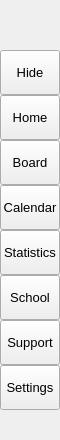
        <widget class="QFrame" name="left_menu">
         <property name="sizePolicy">
          <sizepolicy hsizetype="Preferred" vsizetype="Preferred">
           <horstretch>0</horstretch>
           <verstretch>0</verstretch>
          </sizepolicy>
         </property>
         <property name="minimumSize">
          <size>
           <width>60</width>
           <height>0</height>
          </size>
         </property>
         <property name="maximumSize">
          <size>
           <width>60</width>
           <height>16777215</height>
          </size>
         </property>
         <property name="styleSheet">
          <string notr="true"/>
         </property>
         <property name="frameShape">
          <enum>QFrame::NoFrame</enum>
         </property>
         <property name="frameShadow">
          <enum>QFrame::Raised</enum>
         </property>
         <layout class="QVBoxLayout" name="verticalLayout_2" stretch="0,0">
          <property name="spacing">
           <number>0</number>
          </property>
          <property name="leftMargin">
           <number>0</number>
          </property>
          <property name="topMargin">
           <number>0</number>
          </property>
          <property name="rightMargin">
           <number>0</number>
          </property>
          <property name="bottomMargin">
           <number>0</number>
          </property>
          <item>
           <widget class="QFrame" name="logo_frame">
            <property name="minimumSize">
             <size>
              <width>0</width>
              <height>50</height>
             </size>
            </property>
            <property name="maximumSize">
             <size>
              <width>16777215</width>
              <height>50</height>
             </size>
            </property>
            <property name="styleSheet">
             <string notr="true"/>
            </property>
            <property name="frameShape">
             <enum>QFrame::NoFrame</enum>
            </property>
            <property name="frameShadow">
             <enum>QFrame::Raised</enum>
            </property>
            <widget class="QLabel" name="logo_label">
             <property name="geometry">
              <rect>
               <x>10</x>
               <y>5</y>
               <width>40</width>
               <height>40</height>
              </rect>
             </property>
             <property name="styleSheet">
              <string notr="true"/>
             </property>
             <property name="text">
              <string/>
             </property>
             <property name="pixmap">
              <pixmap>../icons/logo.svg</pixmap>
             </property>
             <property name="scaledContents">
              <bool>true</bool>
             </property>
            </widget>
           </widget>
          </item>
          <item>
           <widget class="QFrame" name="left_menu_frame">
            <property name="frameShape">
             <enum>QFrame::NoFrame</enum>
            </property>
            <property name="frameShadow">
             <enum>QFrame::Raised</enum>
            </property>
            <layout class="QVBoxLayout" name="verticalLayout_3">
             <property name="spacing">
              <number>0</number>
             </property>
             <property name="leftMargin">
              <number>0</number>
             </property>
             <property name="topMargin">
              <number>0</number>
             </property>
             <property name="rightMargin">
              <number>0</number>
             </property>
             <property name="bottomMargin">
              <number>0</number>
             </property>
             <item>
              <widget class="QFrame" name="toggle_box">
               <property name="minimumSize">
                <size>
                 <width>0</width>
                 <height>0</height>
                </size>
               </property>
               <property name="maximumSize">
                <size>
                 <width>16777215</width>
                 <height>45</height>
                </size>
               </property>
               <property name="frameShape">
                <enum>QFrame::NoFrame</enum>
               </property>
               <property name="frameShadow">
                <enum>QFrame::Raised</enum>
               </property>
               <layout class="QVBoxLayout" name="verticalLayout_5">
                <property name="spacing">
                 <number>0</number>
                </property>
                <property name="leftMargin">
                 <number>0</number>
                </property>
                <property name="topMargin">
                 <number>0</number>
                </property>
                <property name="rightMargin">
                 <number>0</number>
                </property>
                <property name="bottomMargin">
                 <number>0</number>
                </property>
                <item>
                 <widget class="QPushButton" name="toggle_btn">
                  <property name="minimumSize">
                   <size>
                    <width>0</width>
                    <height>45</height>
                   </size>
                  </property>
                  <property name="font">
                   <font>
                    <pointsize>10</pointsize>
                   </font>
                  </property>
                  <property name="autoFillBackground">
                   <bool>false</bool>
                  </property>
                  <property name="styleSheet">
                   <string notr="true">background-image: url(icons/toggle.png);
</string>
                  </property>
                  <property name="text">
                   <string>Hide</string>
                  </property>
                  <property name="flat">
                   <bool>false</bool>
                  </property>
                 </widget>
                </item>
               </layout>
              </widget>
             </item>
             <item alignment="Qt::AlignTop">
              <widget class="QFrame" name="top_menu">
               <property name="minimumSize">
                <size>
                 <width>0</width>
                 <height>0</height>
                </size>
               </property>
               <property name="maximumSize">
                <size>
                 <width>16777215</width>
                 <height>16777215</height>
                </size>
               </property>
               <property name="accessibleName">
                <string comment="0"/>
               </property>
               <property name="inputMethodHints">
                <set>Qt::ImhDialableCharactersOnly|Qt::ImhDigitsOnly|Qt::ImhEmailCharactersOnly|Qt::ImhFormattedNumbersOnly|Qt::ImhLatinOnly|Qt::ImhLowercaseOnly|Qt::ImhUppercaseOnly|Qt::ImhUrlCharactersOnly</set>
               </property>
               <property name="frameShape">
                <enum>QFrame::NoFrame</enum>
               </property>
               <property name="frameShadow">
                <enum>QFrame::Raised</enum>
               </property>
               <layout class="QVBoxLayout" name="verticalLayout_4">
                <property name="spacing">
                 <number>0</number>
                </property>
                <property name="leftMargin">
                 <number>0</number>
                </property>
                <property name="topMargin">
                 <number>0</number>
                </property>
                <property name="rightMargin">
                 <number>0</number>
                </property>
                <property name="bottomMargin">
                 <number>0</number>
                </property>
                <item>
                 <widget class="QPushButton" name="home_btn">
                  <property name="sizePolicy">
                   <sizepolicy hsizetype="Minimum" vsizetype="Fixed">
                    <horstretch>0</horstretch>
                    <verstretch>0</verstretch>
                   </sizepolicy>
                  </property>
                  <property name="minimumSize">
                   <size>
                    <width>0</width>
                    <height>45</height>
                   </size>
                  </property>
                  <property name="font">
                   <font>
                    <pointsize>10</pointsize>
                   </font>
                  </property>
                  <property name="styleSheet">
                   <string notr="true">background-image: url(icons/home.png);
</string>
                  </property>
                  <property name="text">
                   <string>Home</string>
                  </property>
                 </widget>
                </item>
                <item>
                 <widget class="QPushButton" name="board_btn">
                  <property name="sizePolicy">
                   <sizepolicy hsizetype="Minimum" vsizetype="Fixed">
                    <horstretch>0</horstretch>
                    <verstretch>0</verstretch>
                   </sizepolicy>
                  </property>
                  <property name="minimumSize">
                   <size>
                    <width>0</width>
                    <height>45</height>
                   </size>
                  </property>
                  <property name="font">
                   <font>
                    <pointsize>10</pointsize>
                   </font>
                  </property>
                  <property name="styleSheet">
                   <string notr="true">background-image: url(icons/task.png);
</string>
                  </property>
                  <property name="text">
                   <string>Board</string>
                  </property>
                 </widget>
                </item>
                <item>
                 <widget class="QPushButton" name="pushButton_3">
                  <property name="minimumSize">
                   <size>
                    <width>0</width>
                    <height>45</height>
                   </size>
                  </property>
                  <property name="font">
                   <font>
                    <pointsize>10</pointsize>
                   </font>
                  </property>
                  <property name="text">
                   <string>Calendar</string>
                  </property>
                 </widget>
                </item>
                <item>
                 <widget class="QPushButton" name="pushButton_4">
                  <property name="minimumSize">
                   <size>
                    <width>0</width>
                    <height>45</height>
                   </size>
                  </property>
                  <property name="font">
                   <font>
                    <pointsize>10</pointsize>
                   </font>
                  </property>
                  <property name="text">
                   <string>Statistics</string>
                  </property>
                 </widget>
                </item>
                <item>
                 <widget class="QPushButton" name="school_btn">
                  <property name="minimumSize">
                   <size>
                    <width>0</width>
                    <height>45</height>
                   </size>
                  </property>
                  <property name="font">
                   <font>
                    <pointsize>10</pointsize>
                   </font>
                  </property>
                  <property name="text">
                   <string>School</string>
                  </property>
                 </widget>
                </item>
               </layout>
              </widget>
             </item>
             <item alignment="Qt::AlignBottom">
              <widget class="QFrame" name="bottom_menu">
               <property name="frameShape">
                <enum>QFrame::NoFrame</enum>
               </property>
               <property name="frameShadow">
                <enum>QFrame::Raised</enum>
               </property>
               <layout class="QVBoxLayout" name="verticalLayout_6">
                <property name="spacing">
                 <number>0</number>
                </property>
                <property name="leftMargin">
                 <number>0</number>
                </property>
                <property name="topMargin">
                 <number>0</number>
                </property>
                <property name="rightMargin">
                 <number>0</number>
                </property>
                <property name="bottomMargin">
                 <number>30</number>
                </property>
                <item>
                 <widget class="QPushButton" name="pushButton_6">
                  <property name="minimumSize">
                   <size>
                    <width>0</width>
                    <height>45</height>
                   </size>
                  </property>
                  <property name="font">
                   <font>
                    <pointsize>10</pointsize>
                   </font>
                  </property>
                  <property name="styleSheet">
                   <string notr="true">background-image: url(icons/help.png);
</string>
                  </property>
                  <property name="text">
                   <string>Support</string>
                  </property>
                 </widget>
                </item>
                <item>
                 <widget class="QPushButton" name="settings_btn">
                  <property name="minimumSize">
                   <size>
                    <width>0</width>
                    <height>45</height>
                   </size>
                  </property>
                  <property name="font">
                   <font>
                    <pointsize>10</pointsize>
                   </font>
                  </property>
                  <property name="styleSheet">
                   <string notr="true">background-image: url(icons/settings.png);
</string>
                  </property>
                  <property name="text">
                   <string>Settings</string>
                  </property>
                 </widget>
                </item>
               </layout>
              </widget>
             </item>
            </layout>
           </widget>
          </item>
         </layout>
        </widget>
